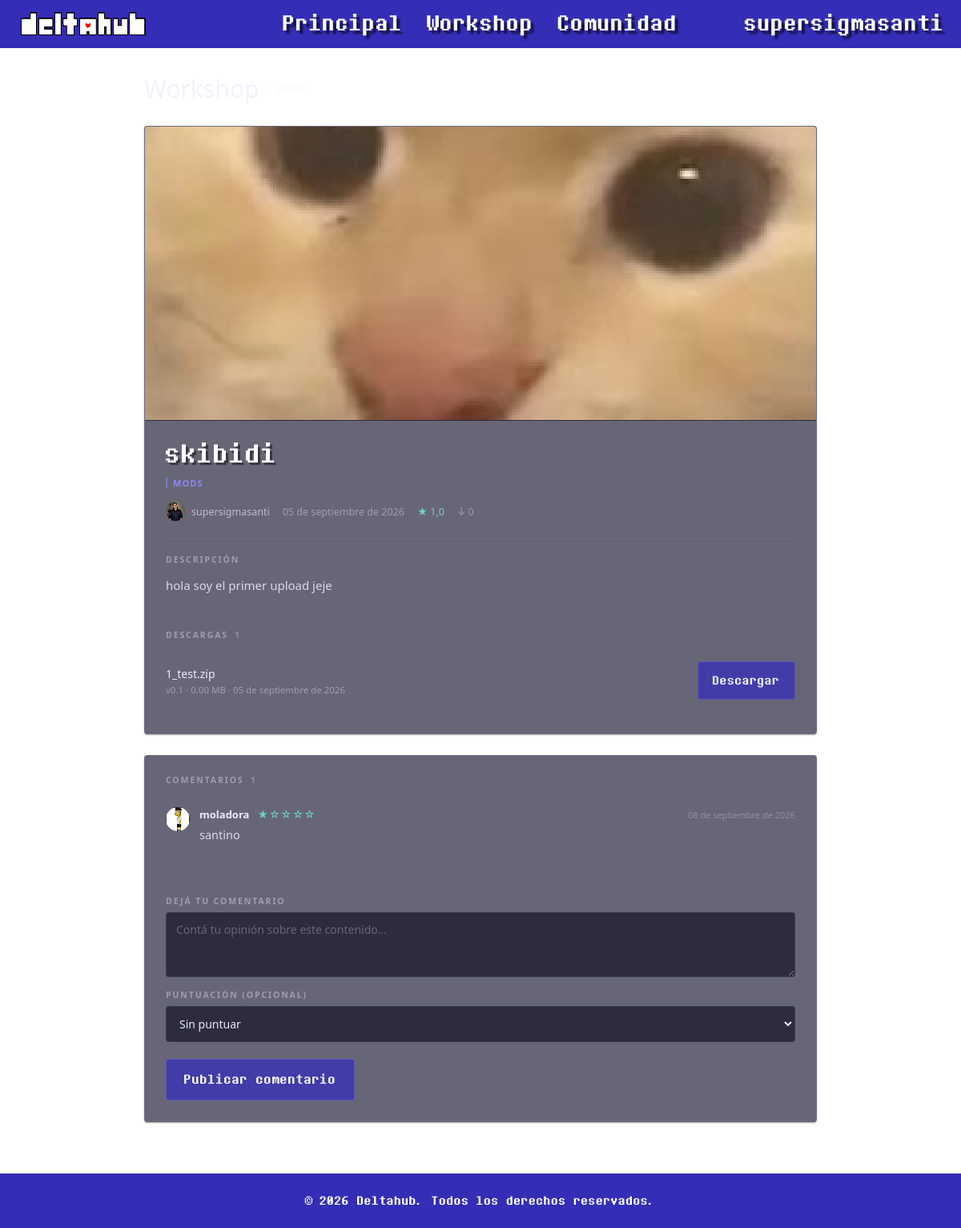
/item.php?id=1 (signed in), run on an earlier commit of the app's database.
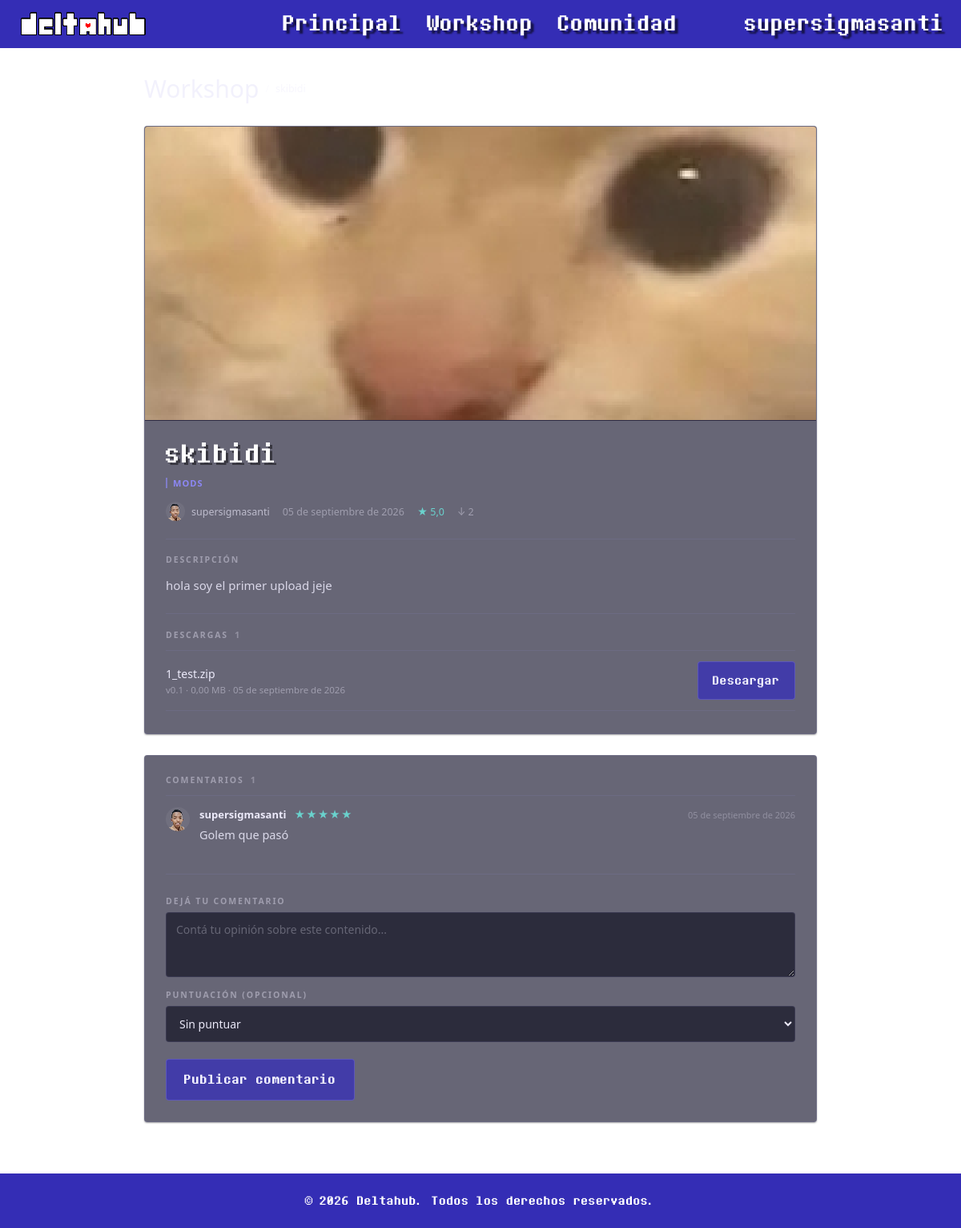
And on a later commit of the database.
### tables this page shows
CREATE TABLE `items` (
  `id` int(11) NOT NULL,
  `usuario_id` int(11) NOT NULL,
  `categoria_id` int(11) NOT NULL,
  `titulo` varchar(100) NOT NULL,
  `descripcion` text DEFAULT NULL,
  `imagen_portada` varchar(255) DEFAULT NULL,
  `fecha_publicacion` datetime DEFAULT current_timestamp(),
  `fecha_actualizacion` datetime DEFAULT NULL,
  `descargas` int(11) DEFAULT 0
);

CREATE TABLE `usuarios` (
  `id` int(11) NOT NULL,
  `nombre_usuario` varchar(50) NOT NULL,
  `email` varchar(100) NOT NULL,
  `password_hash` varchar(255) NOT NULL,
  `avatar_url` varchar(255) DEFAULT NULL,
  `fecha_registro` datetime DEFAULT current_timestamp(),
  `rol` enum('usuario','moderador','admin') DEFAULT 'usuario',
  `bio` text DEFAULT NULL
);

CREATE TABLE `archivos` (
  `id` int(11) NOT NULL,
  `item_id` int(11) NOT NULL,
  `version` varchar(20) DEFAULT NULL,
  `url_archivo` varchar(255) NOT NULL,
  `tamano_mb` decimal(6,2) DEFAULT NULL,
  `fecha_subida` datetime DEFAULT current_timestamp()
);

CREATE TABLE `comentarios` (
  `id` int(11) NOT NULL,
  `item_id` int(11) NOT NULL,
  `usuario_id` int(11) NOT NULL,
  `contenido` text NOT NULL,
  `puntuacion` tinyint(4) DEFAULT NULL CHECK (`puntuacion` between 1 and 5),
  `fecha` datetime DEFAULT current_timestamp()
);

CREATE TABLE `categorias` (
  `id` int(11) NOT NULL,
  `nombre` varchar(50) NOT NULL
);

### item.php (the view, shortened to what the changed rows need)
<?php
require_once "config/database.php";
function fecha_espanol($fecha) {
    $meses = [
        1  => "enero",
        2  => "febrero",
        3  => "marzo",
        4  => "abril",
        5  => "mayo",
        6  => "junio",
        7  => "julio",
        8  => "agosto",
        9  => "septiembre",
        10 => "octubre",
        11 => "noviembre",
        12 => "diciembre"
    ];
    $f = new DateTime($fecha);
    return $f->format("d") . " de " . $meses[(int)$f->format("n")] . " de " . $f->format("Y");
}
$id = (int)($_GET["id"] ?? 0);
$stmt = $pdo->prepare("
    SELECT items.*, usuarios.nombre_usuario, usuarios.avatar_url, categorias.nombre AS categoria_nombre
    FROM items
    JOIN usuarios ON items.usuario_id = usuarios.id
    JOIN categorias ON items.categoria_id = categorias.id
    WHERE items.id = :id
    LIMIT 1
");
$stmt->execute([":id" => $id]);
$item = $stmt->fetch(PDO::FETCH_ASSOC);
$no_encontrado = empty($item);
$archivos = [];
$comentarios = [];
$valoracion = null;
if (!$no_encontrado) {
    $stmt = $pdo->prepare("SELECT * FROM archivos WHERE item_id = :id ORDER BY fecha_subida DESC");
    $stmt->execute([":id" => $id]);
    $archivos = $stmt->fetchAll(PDO::FETCH_ASSOC);
    $stmt = $pdo->prepare("
        SELECT comentarios.*, usuarios.nombre_usuario, usuarios.avatar_url
        FROM comentarios
        JOIN usuarios ON comentarios.usuario_id = usuarios.id
        WHERE comentarios.item_id = :id
        ORDER BY comentarios.fecha DESC
    ");
    $stmt->execute([":id" => $id]);
    $comentarios = $stmt->fetchAll(PDO::FETCH_ASSOC);
    foreach ($comentarios as $c) {
        if (!empty($c["puntuacion"])) {
            $valoracion[] = (int)$c["puntuacion"];
        }
    }
    if (!empty($valoracion)) {
        $valoracion = round(array_sum($valoracion) / count($valoracion), 1);
    }
}
?>
<!DOCTYPE html>
<html lang="es">
<head>
    <link rel="stylesheet" href="style.css">
</head>
<body class="workshop">
    <main class="item-layout">
        <?php if ($no_encontrado): ?>
            <div class="item-missing">
                <h1 class="item-missing-title">Contenido no encontrado</h1>
                <p class="item-missing-text">
                    Ese contenido no existe o fue eliminado.
                </p>
                <a href="workshop.php" class="item-back-link">Volver a la workshop</a>
            </div>
        <?php else: ?>
            <nav class="item-crumbs">
                <a href="workshop.php" class="item-crumb">Workshop</a>
                <span class="item-crumb-sep" aria-hidden="true">/</span>
                <span class="item-crumb-here"><?php echo htmlspecialchars($item["titulo"]); ?></span>
            </nav>
            <article class="item-card">
                <div class="item-cover">
                    <?php if (!empty($item["imagen_portada"])): ?>
                        <img src="<?php echo htmlspecialchars($item["imagen_portada"]); ?>" alt="Portada de <?php echo htmlspecialchars($item["titulo"]); ?>">
                    <?php else: ?>
                        <div class="ws-item-thumb-placeholder">
                            <?php echo htmlspecialchars(mb_strtoupper(mb_substr($item["categoria_nombre"], 0, 4), "UTF-8")); ?>
                        </div>
                    <?php endif; ?>
                </div>
                <div class="item-body">
                    <h1 class="item-title"><?php echo htmlspecialchars($item["titulo"]); ?></h1>
                    <p class="item-cat"><?php echo htmlspecialchars($item["categoria_nombre"]); ?></p>
                    <div class="item-meta">
                        <a class="item-author"
                           href="perfil.php?id=<?php echo (int)$item['usuario_id']; ?>"
                           title="Perfil de <?php echo htmlspecialchars($item['nombre_usuario']); ?>">
                            <img
                            class="item-author-avatar"
                            src="<?php echo htmlspecialchars($item['avatar_url']); ?>"
                            alt="Avatar de <?php echo htmlspecialchars($item['nombre_usuario']); ?>"
                            >
                            <span><?php echo htmlspecialchars($item["nombre_usuario"]); ?></span>
                        </a>
                        <span class="item-date"><?php echo htmlspecialchars(fecha_espanol($item["fecha_publicacion"])); ?></span>
                        <?php if ($valoracion !== null): ?>
                            <span class="item-rate" title="Promedio de las puntuaciones de la comunidad">★ <?php echo number_format($valoracion, 1, ',', '.'); ?></span>
                        <?php endif; ?>
                        <span class="item-downloads">↓ <?php echo (int)$item["descargas"]; ?></span>
                    </div>
                    <div class="item-rule"></div>
                    <h2 class="item-section-title">Descripción</h2>
                    <p class="item-desc"><?php echo nl2br(htmlspecialchars($item["descripcion"] ?: "Sin descripción.")); ?></p>
                    <div class="item-rule"></div>
                    <h2 class="item-section-title">
                        Descargas
                        <?php if (count($archivos) > 0): ?>
                            <span class="item-section-count"><?php echo count($archivos); ?></span>
                        <?php endif; ?>
                    </h2>
                    <?php if (empty($archivos)): ?>
                        <p class="item-note">Este contenido todavía no tiene archivos disponibles.</p>
                    <?php else: ?>
                        <div class="item-files">
                            <?php foreach ($archivos as $archivo): ?>
                                <div class="file-row">
                                    <div class="file-info">
                                        <span class="file-name">
                                            <?php echo htmlspecialchars(basename($archivo["url_archivo"])); ?>
                                        </span>
                                        <span class="file-detail">
                                            v<?php echo htmlspecialchars($archivo["version"] ?? "1.0"); ?>
                                            · <?php echo number_format((float)$archivo["tamano_mb"], 2, ',', '.'); ?> MB
                                            · <?php echo htmlspecialchars(fecha_espanol($archivo["fecha_subida"])); ?>
                                        </span>
                                    </div>
                                    <a href="descargar.php?id=<?php echo (int)$item["id"]; ?>" class="btn-download">Descargar</a>
                                </div>
                            <?php endforeach; ?>
                        </div>
                    <?php endif; ?>
                </div>
            </article>
            <section class="comments-card" id="comentarios">
                <h2 class="item-section-title">
                    Comentarios
                    <?php if (count($comentarios) > 0): ?>
                        <span class="item-section-count"><?php echo count($comentarios); ?></span>
                    <?php endif; ?>
                </h2>
                <?php if (empty($comentarios)): ?>
                    <p class="item-note">Todavía no hay comentarios. ¡Sé el primero!</p>
                <?php else: ?>
                    <div class="comment-list">
                        <?php foreach ($comentarios as $comentario):
                            $avatar = empty($comentario["avatar_url"]) ? "uploads/avatars/default.jpg" : $comentario["avatar_url"];
                        ?>
                            <div class="comment-item">
                                <img class="comment-avatar" src="<?php echo htmlspecialchars($avatar); ?>" alt="Avatar de <?php echo htmlspecialchars($comentario["nombre_usuario"]); ?>">
                                <div class="comment-body">
                                    <div class="comment-head">
                                        <a class="comment-author"
                                           href="perfil.php?id=<?php echo (int)$comentario['usuario_id']; ?>"
                                           title="Perfil de <?php echo htmlspecialchars($comentario["nombre_usuario"]); ?>">
                                            <?php echo htmlspecialchars($comentario["nombre_usuario"]); ?>
                                        </a>
                                        <?php if (!empty($comentario["puntuacion"])): ?>
                                            <span class="comment-stars">
                                                <?php
                                                    $c = (int)$comentario["puntuacion"];
                                                    echo str_repeat("★", $c) . str_repeat("☆", 5 - $c);
                                                ?>
                                            </span>
                                        <?php endif; ?>
                                        <span class="comment-date"><?php echo htmlspecialchars(fecha_espanol($comentario["fecha"])); ?></span>
                                    </div>
                                    <p class="comment-text"><?php echo nl2br(htmlspecialchars($comentario["contenido"])); ?></p>
                                </div>
                            </div>
                        <?php endforeach; ?>
                    </div>
                <?php endif; ?>
                <?php if (isset($_SESSION["usuario_id"])): ?>
                    <div class="item-rule"></div>
                    <form class="item-form" action="item.php?id=<?php echo (int)$item["id"]; ?>#comentarios" method="POST">
                        <label class="item-form-label" for="contenido">Dejá tu comentario</label>
                        <textarea id="contenido" name="contenido" rows="3" maxlength="1000" placeholder="Contá tu opinión sobre este contenido..." required></textarea>
                        <label class="item-form-label" for="puntuacion">Puntuación (opcional)</label>
                        <select id="puntuacion" name="puntuacion">
                            <option value="">Sin puntuar</option>
                        </select>
                        <button type="submit" class="btn-submit">Publicar comentario</button>
                    </form>
                <?php else: ?>
                    <p class="item-login-hint">
                        <a href="login.html">Iniciá sesión</a> para comentar.
                    </p>
                <?php endif; ?>
            </section>
        <?php endif; ?>
    </main>
</body>
</html>

What changed in the data, as far as the page shows it:
removed comentarios: usuario.avatar_url (placeholder picture), usuario.nombre_usuario "moladora", puntuacion "★", puntuacion "☆☆☆☆", fecha "08 de septiembre de 2026", contenido "santino"
changed items "skibidi": usuario.avatar_url: a different picture; descargas "0" → "2"
now on this page (row edited): comentarios: usuario.avatar_url (picture), usuario.nombre_usuario "supersigmasanti", puntuacion "★★★★★", fecha "05 de septiembre de 2026", contenido "Golem que pasó"
Also different on the page:
$valoracion: "1,0" → "5,0"
